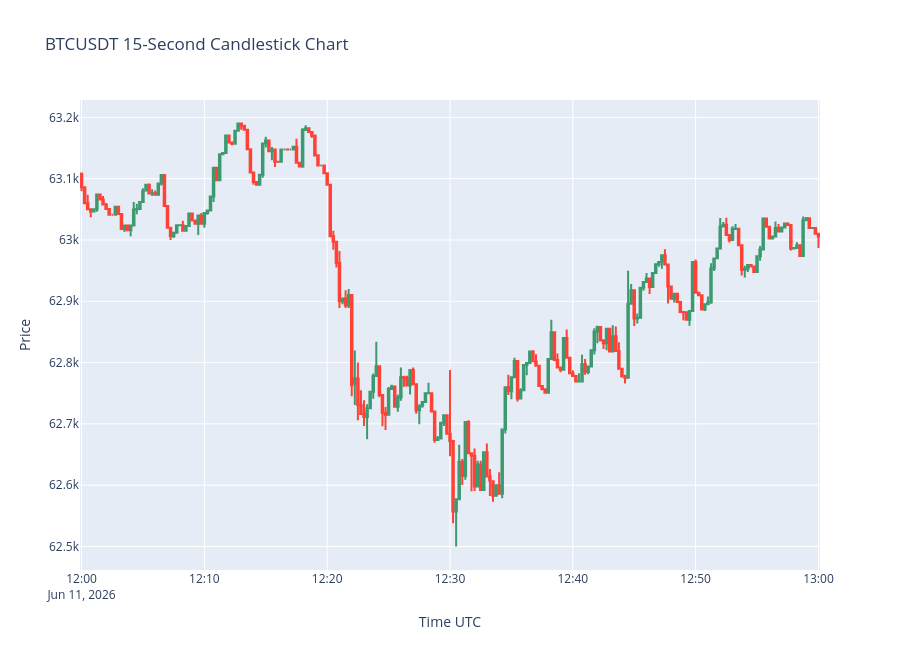

The notebook cell this image was saved under:
### Code cell
sample = df_day.loc[
    "2026-06-11 12:00:00":
    "2026-06-11 13:00:00"
].copy()

fig = go.Figure(
    data=[
        go.Candlestick(
            x=sample.index,
            open=sample["open"],
            high=sample["high"],
            low=sample["low"],
            close=sample["close"],
            name="BTCUSDT",
        )
    ]
)

fig.update_layout(
    title="BTCUSDT 15-Second Candlestick Chart",
    xaxis_title="Time UTC",
    yaxis_title="Price",
    height=650,
    xaxis_rangeslider_visible=False,
)

fig.show()

### Figure 1 — Plotly figure (JSON) as saved in the notebook; plotly's stock layout.template omitted (floating-point values rounded to 4 significant figures; data arrays with more than 128 entries replaced by an {"elided": "..."} marker saying what was removed)
{"data": [{"close": {"elided": "241 float values"}, "high": {"elided": "241 float values"}, "low": {"elided": "241 float values"}, "name": "BTCUSDT", "open": {"elided": "241 float values"}, "type": "candlestick", "x": {"elided": "241 str values"}}], "layout": {"height": 650, "title": {"text": "BTCUSDT 15-Second Candlestick Chart"}, "xaxis": {"rangeslider": {"visible": false}, "title": {"text": "Time UTC"}}, "yaxis": {"title": {"text": "Price"}}}}
